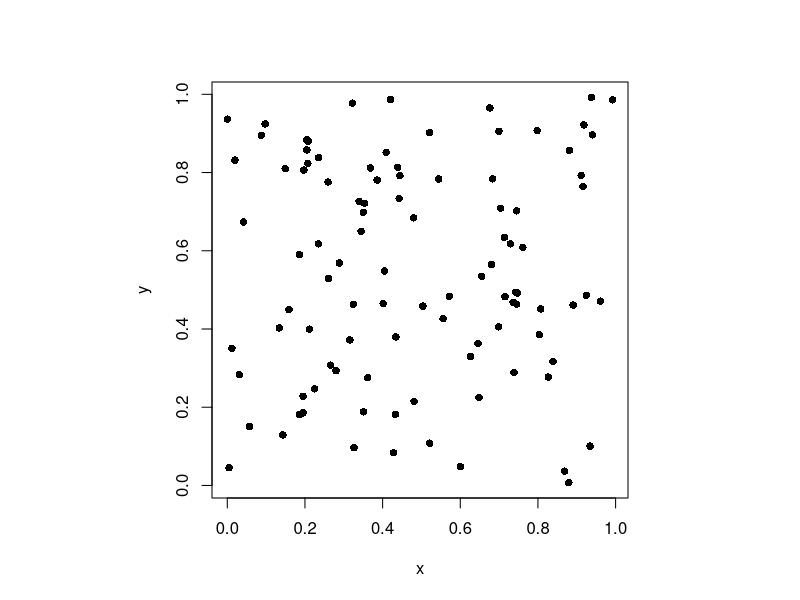
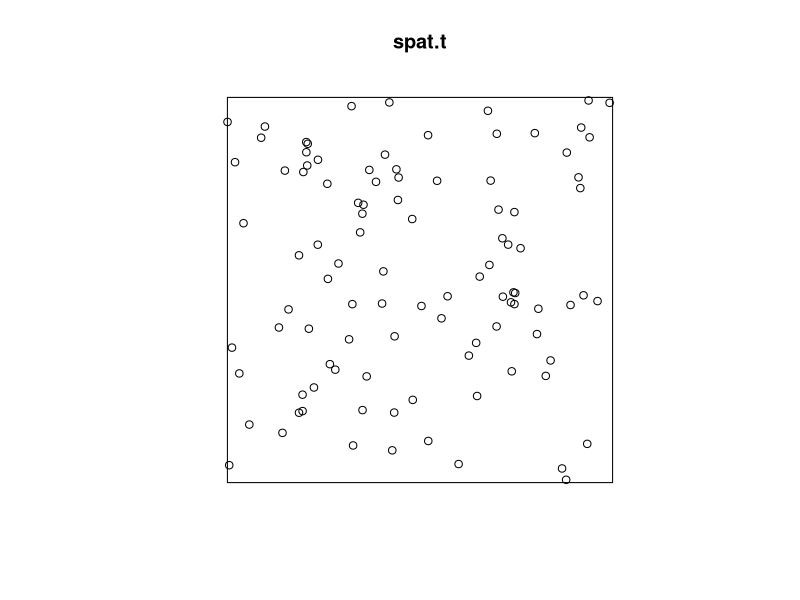
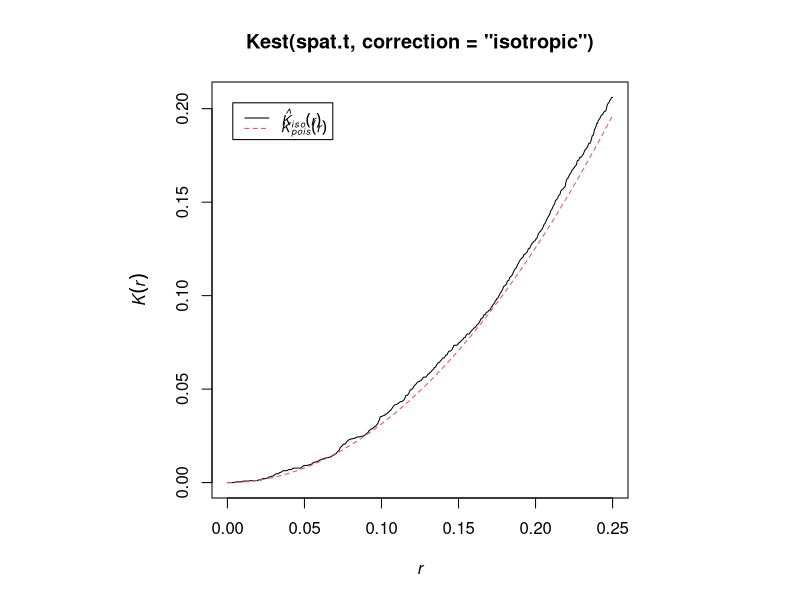
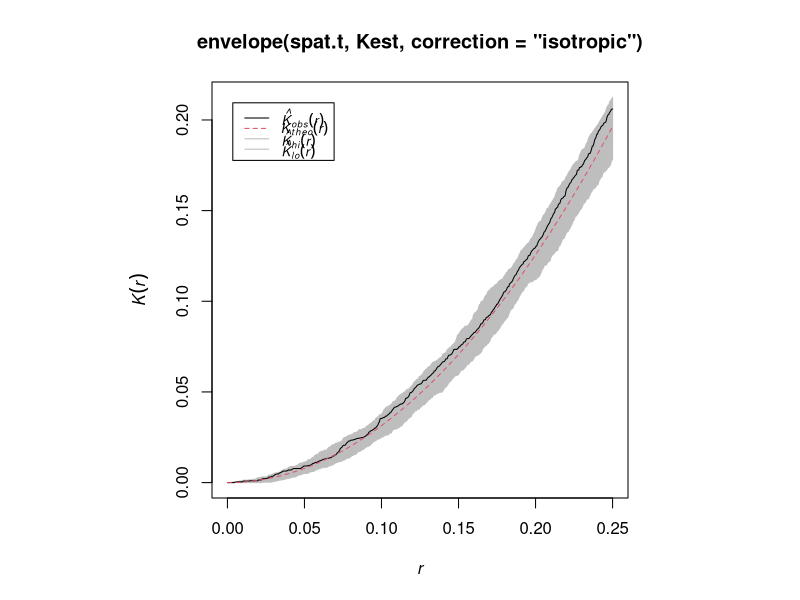
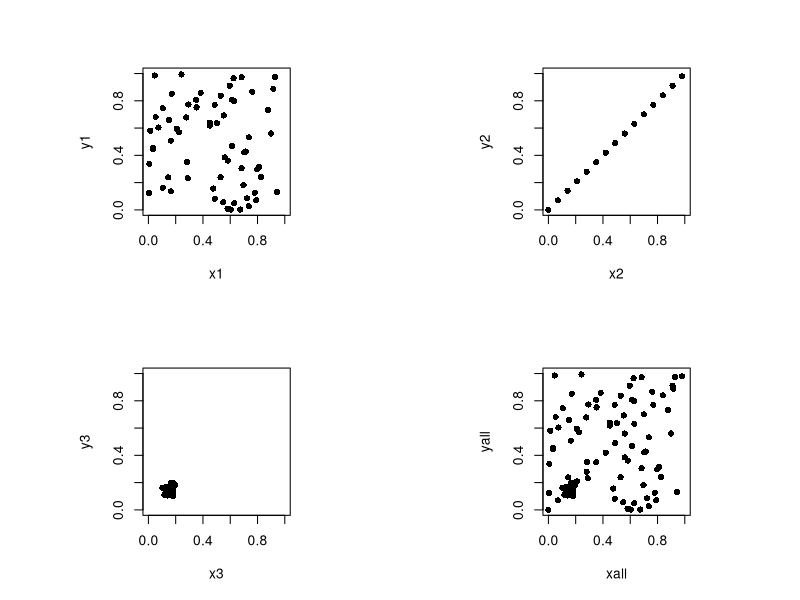
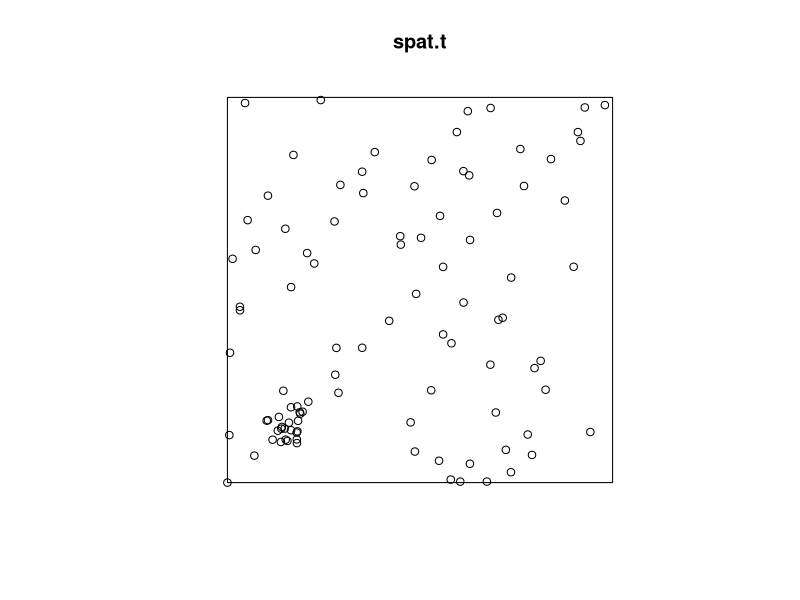
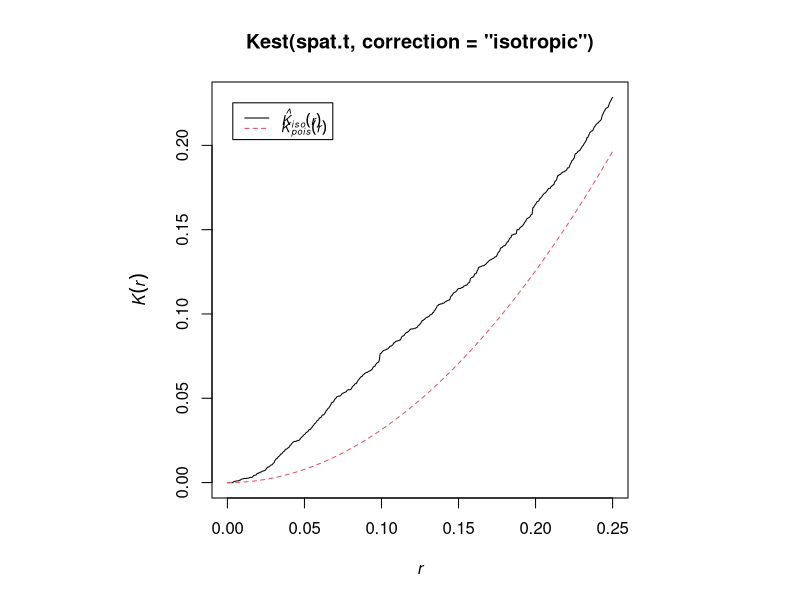
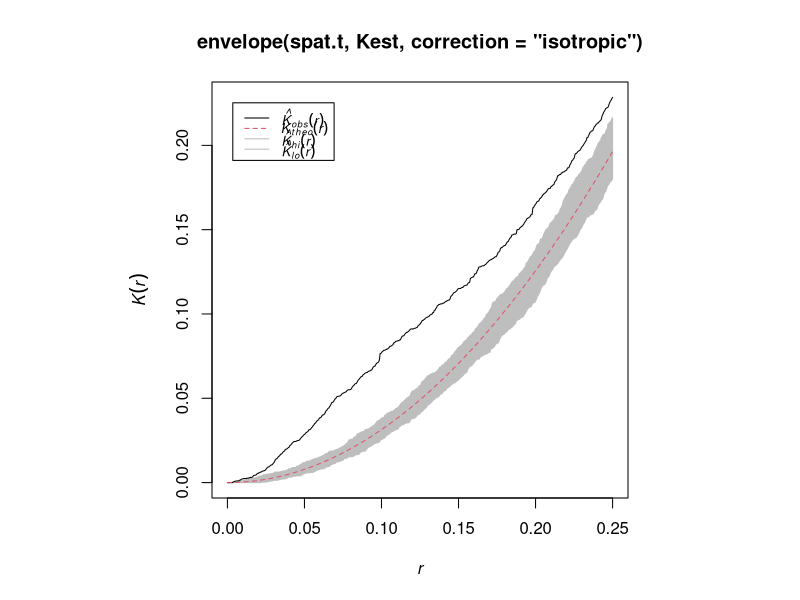

Generate these figures, in order, with R:
## clear environment and install packages
rm(list=ls())
library(spatstat)
library(spatial)

## create coordinates for 100 random points
x <- runif(100)
y <- runif(100)

## format plot area and plot above points
par(pty="s")
plot(x, y, pch=16)

## bundle x & y into one point pattern object for spatstat library and plot
spat.t<-ppp(x, y, c(0,1), c(0,1))
plot(spat.t)

## plot Ripley's K graphical description
## (how likely another plot point is within a given radius)
plot(Kest(spat.t, correction="isotropic"), 
     legendargs=list(cex=0.8, y.intersp=0.4))
plot(envelope(spat.t, Kest, correction="isotropic"), 
     legendargs=list(cex=0.8, y.intersp=0.4))

## create some non-random data (100 coordinates)
x1<-c(runif(65)) # random
y1<-c(runif(65))
x2<-seq(0, 1, by=0.07) # trend
y2<-seq(0, 1, by=0.07)
x3<-runif(20, min=0.1, max=0.2) # cluster
y3<-runif(20, min=0.1, max=0.2)
xall<-c(x1, x2, x3) # combine
yall<-c(y1, y2, y3)

## format and plot components and combination
par(pty="s")
par(mfrow=c(2, 2))
plot(x1, y1, pch=16, xlim=c(0, 1), ylim=c(0, 1))
plot(x2, y2, pch=16, xlim=c(0, 1), ylim=c(0, 1))
plot(x3, y3, pch=16, xlim=c(0, 1), ylim=c(0, 1))
plot(xall, yall, pch=16, xlim=c(0, 1), ylim=c(0, 1))

## bundle x & y into one point pattern object for spatstat library and plot
par(mfrow=c(1,1))
spat.t<-ppp(xall, yall, c(0,1), c(0,1))
plot(spat.t)

## plot Ripley's K graphical description
## Here our plot (black line) falls outside range of perfectly random (red line)
plot(Kest(spat.t, correction="isotropic"), 
     legendargs=list(cex=0.8, y.intersp=0.4))
plot(envelope(spat.t, Kest, correction="isotropic"), 
     legendargs=list(cex=0.8, y.intersp=0.4))

## add serological data
# 100 measures, mean seropositive results = 15, random
pos <- rpois(100, lambda=15)
neg <- 100 - pos
tot <- neg + pos
seropos <- pos / tot # proportion seropositive
plot(seropos)

## make seropos data show as the size of the points from our spatial data
marks(spat.t) <- seropos
plot((spat.t),fg='grey',bg="grey",main="",
     ylab="Y",'xlab="x')

## nonrandom seropos data
pos <- seq(from=0.1, to=10, by=0.1)
neg <- 100 - pos
tot <- neg + pos
seropos <- pos / tot

## covariate data, 100 measures
## w = lognormal random, 
## Z = ascending sequence + some random, 
## W = descending sequence + some random, 
## V = same random data as w, larger values
w <- rlnorm(100, sd=0.5) 
Z <- seq(from=0.1, to=10, by=0.1) + w
W <- rev(seq(from=0.1, to=10, by=0.1) + w)
V <- rep(1, 100) + w

## linear models and plots of seropos data vs. above variables
par(mfrow=c(2,2))
lin.m <- lm(seropos ~ Z)   
summary(lin.m)
plot(seropos, Z)

lin.m<-lm(seropos ~ W)   
summary(lin.m)
plot(seropos, W)

lin.m<-lm(seropos ~ V)   
summary(lin.m)
plot(seropos, V)

lin.m<-lm(seropos ~ V * W * Z)   
summary(lin.m)

## create a heatmap based on difference from mean
## red = seroprevalence above mean, blue = seroprevalence below mean
# format plot area and define difference, put coordinates, seropos, 
# and difference in data.frame
par(mfrow=c(1, 2))
diff <- seropos - mean(seropos)
dat <- data.frame(x, y, diff, seropos, Z)
# use diff as plot colors and add labels to points
rbPal <- colorRampPalette(c('blue', 'red'))
dat$Col <- rbPal(10)[as.numeric(cut(diff, breaks = 10))]
plot(dat$x, dat$y, pch = 20, col = dat$Col, cex=2)
text(dat$x, dat$y, round(dat$diff, 2), cex=0.8) 

## take away the colored points, only labels shown
plot(dat$x,dat$y,pch = 20,col = "white",cex=2)
text(dat$x, dat$y, round(dat$diff, 2), cex=0.8)

## create a heatmap based on actual data (only labels should change)
## red = high seropos, blue = low seropos
dat$Col <- rbPal(10)[as.numeric(cut(dat$seropos, breaks = 10))]
plot(dat$x, dat$y, pch = 20, col = dat$Col, cex=2)
text(dat$x, dat$y, round(dat$seropos, 2), cex=0.8)

## take away the colored points, only labels shown
plot(dat$x, dat$y, pch = 20, col = "white", cex=2)
text(dat$x, dat$y, round(dat$seropos, 2), cex=0.8)


## show comparison between using seropos (perfect ascending linear data)
## and using Z (ascending linear with some randomness) as plot point color
# plot heatmap using Z as color for points
par(mfrow=c(2,2))
dat$Col <- rbPal(10)[as.numeric(cut(dat$Z, breaks=10))]
plot(dat$x, dat$y, pch=20, col=dat$Col, cex=2)
text(dat$x, dat$y, round(dat$Z, 2), cex=0.8)
# show relationship between Z and seropos
plot(dat$Z, dat$seropos)
# plot heatmap using seropos as color for points
dat$Col <- rbPal(10)[as.numeric(cut(dat$seropos, breaks = 10))]
plot(dat$x, dat$y, pch = 20, col = dat$Col, cex=2)
text(dat$x, dat$y, round(dat$seropos, 2), cex=0.8)

## show linear model for seropos vs Z, and (x,y) coordinates
lmdat <- lm(dat$seropos ~ dat$Z + dat$y + dat$x)
summary(lmdat)
